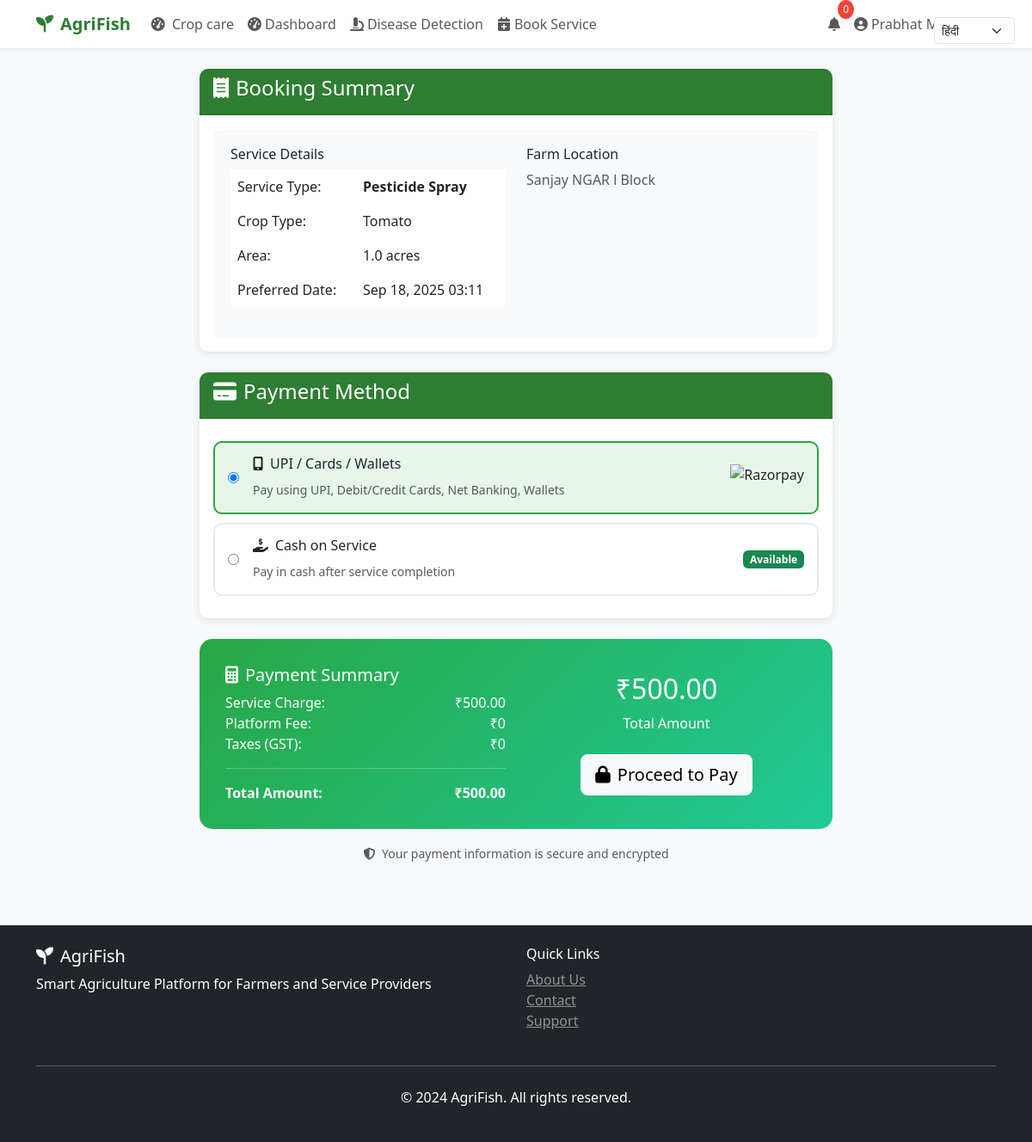
The app's page /booking/payment/2/ (signed in) with its own data.
### core/models.py (models this page shows, shortened)
class ServiceBooking(models.Model):
    STATUS_CHOICES = [
        ('pending', 'Pending'),
        ('accepted', 'Accepted'),
        ('in_progress', 'In Progress'),
        ('completed', 'Completed'),
        ('cancelled', 'Cancelled'),
    ]
    PAYMENT_STATUS = [
        ('pending', 'Pending'),
        ('paid', 'Paid'),
        ('refunded', 'Refunded'),
    ]
    URGENCY_LEVELS = [
        ('routine', 'Routine'),
        ('within_week', 'Within Week'),
        ('immediate', 'Immediate'),
    ]
    booking_id = models.UUIDField(default=uuid.uuid4, unique=True)
    farmer = models.ForeignKey(UserProfile, on_delete=models.CASCADE, related_name='farmer_bookings')
    worker = models.ForeignKey(UserProfile, on_delete=models.CASCADE, related_name='worker_bookings', null=True, blank=True)
    service_type = models.CharField(max_length=100, default='Pesticide Spray')
    crop_type = models.CharField(max_length=100)
    area_acres = models.FloatField(validators=[MinValueValidator(0.1)])
    disease_detection = models.ForeignKey(CropDiseaseDetection, on_delete=models.SET_NULL, null=True, blank=True)
    urgency = models.CharField(max_length=20, choices=URGENCY_LEVELS, default='routine')
    farm_latitude = models.FloatField()
    farm_longitude = models.FloatField()
    farm_address = models.TextField()
    preferred_date = models.DateTimeField()
    status = models.CharField(max_length=15, choices=STATUS_CHOICES, default='pending')
    notes = models.TextField(blank=True)
    estimated_cost = models.DecimalField(max_digits=10, decimal_places=2)
    final_cost = models.DecimalField(max_digits=10, decimal_places=2, null=True, blank=True)
    payment_status = models.CharField(max_length=10, choices=PAYMENT_STATUS, default='pending')
    razorpay_order_id = models.CharField(max_length=100, null=True, blank=True)
    razorpay_payment_id = models.CharField(max_length=100, null=True, blank=True)
    work_started_at = models.DateTimeField(null=True, blank=True)
    work_completed_at = models.DateTimeField(null=True, blank=True)
    actual_duration_hours = models.FloatField(null=True, blank=True)
    created_at = models.DateTimeField(auto_now_add=True)
    updated_at = models.DateTimeField(auto_now=True)
    accepted_at = models.DateTimeField(null=True, blank=True)
    completed_at = models.DateTimeField(null=True, blank=True)
    class Meta:
        ordering = ['-created_at']

### core/views.py (the view, shortened to what this page needs)
# urls.py: path('booking/payment/<int:booking_id>/', views.booking_payment, name='booking_payment'),
@login_required
def booking_payment(request, booking_id):
    booking = get_object_or_404(ServiceBooking, id=booking_id, farmer=request.user.userprofile)
    return render(request, 'farmer/booking_payment.html', {'booking': booking ,  'razorpay_key_id' : settings.RAZORPAY_KEY_ID, })

### templates/farmer/booking_payment.html (shortened to what this page needs)
{% extends 'base.html' %}
{% block content %}
<div class="container py-4">
    <div class="row justify-content-center">
        <div class="col-md-8">
            <div class="card mb-4">
                <div class="card-header">
                    <h4><i class="fas fa-receipt me-2"></i>Booking Summary</h4>
                </div>
                <div class="card-body">
                    <div class="booking-summary">
                        <div class="row">
                            <div class="col-md-6">
                                <h6>Service Details</h6>
                                <table class="table table-borderless">
                                    <tr>
                                        <td>Service Type:</td>
                                        <td><strong>{{ booking.service_type }}</strong></td>
                                    </tr>
                                    <tr>
                                        <td>Crop Type:</td>
                                        <td>{{ booking.crop_type|title }}</td>
                                    </tr>
                                    <tr>
                                        <td>Area:</td>
                                        <td>{{ booking.area_acres }} acres</td>
                                    </tr>
                                    <tr>
                                        <td>Preferred Date:</td>
                                        <td>{{ booking.preferred_date|date:"M d, Y H:i" }}</td>
                                    </tr>
                                </table>
                            </div>
                            <div class="col-md-6">
                                <h6>Farm Location</h6>
                                <p class="text-muted">{{ booking.farm_address|truncatechars:100 }}</p>
                            </div>
                        </div>
                    </div>
                </div>
            </div>
            <div class="card">
                <div class="card-header">
                    <h4><i class="fas fa-credit-card me-2"></i>Payment Method</h4>
                </div>
                <div class="card-body">
                    <form id="paymentForm">
                        <div class="payment-method active" data-method="razorpay">
                            <div class="d-flex align-items-center">
                                <input type="radio" name="payment_method" value="razorpay" checked class="me-3">
                                <div class="flex-grow-1">
                                    <h6><i class="fas fa-mobile-alt me-2"></i>UPI / Cards / Wallets</h6>
                                    <small class="text-muted">Pay using UPI, Debit/Credit Cards, Net Banking, Wallets</small>
                                </div>
                                <img src="https://razorpay.com/assets/razorpay-logo.svg" alt="Razorpay" height="30">
                            </div>
                        </div>
                        <div class="payment-method" data-method="cod">
                            <div class="d-flex align-items-center">
                                <input type="radio" name="payment_method" value="cod" class="me-3">
                                <div class="flex-grow-1">
                                    <h6><i class="fas fa-hand-holding-usd me-2"></i>Cash on Service</h6>
                                    <small class="text-muted">Pay in cash after service completion</small>
                                </div>
                                <span class="badge bg-success">Available</span>
                            </div>
                        </div>
                    </form>
                </div>
            </div>
            <div class="payment-card mt-4">
                {% load math_extras %}
                <div class="row align-items-center">
                    <div class="col-md-6">
                        <h5><i class="fas fa-calculator me-2"></i>Payment Summary</h5>
                        <div class="d-flex justify-content-between">
                            <span>Service Charge:</span>
                            <span>₹{{ booking.estimated_cost }}</span>
                        </div>
                        <div class="d-flex justify-content-between">
                            <span>Platform Fee:</span>
                            <span>₹0</span>
                        </div>
                        <div class="d-flex justify-content-between">
                            <span>Taxes (GST):</span>
                            <span>₹0</span>
                        </div>
                        <hr>
                        <div class="d-flex justify-content-between">
                            <strong>Total Amount:</strong>
                            <strong>₹{{ booking.estimated_cost }}</strong>
                        </div>
                    </div>
                    <div class="col-md-6 text-center">
                        <h2>₹{{ booking.estimated_cost }}</h2>
                        <p class="mb-0">Total Amount</p>
                        <div class="mt-4">
                            <button type="button" class="btn btn-light btn-lg" id="proceedPayment">
                                <i class="fas fa-lock me-2"></i>Proceed to Pay
                            </button>
                        </div>
                    </div>
                </div>
            </div>
            <div class="text-center mt-3">
                <small class="text-muted">
                    <i class="fas fa-shield-alt me-1"></i>
                    Your payment information is secure and encrypted
                </small>
            </div>
        </div>
    </div>
</div>
{% endblock %}

### templates/base.html (shortened to what this page needs)
<!DOCTYPE html>
<html lang="en">
<head>
    <link href="https://cdnjs.cloudflare.com/ajax/libs/bootstrap/5.3.0/css/bootstrap.min.css" rel="stylesheet">
    <link href="https://cdnjs.cloudflare.com/ajax/libs/font-awesome/6.4.0/css/all.min.css" rel="stylesheet">
</head>
<body>
    <div class="language-selector">
        <select id="languageSelect" class="form-select form-select-sm">
            <option value="hi">हिंदी</option>
        </select>
    </div>
    <nav class="navbar navbar-expand-lg navbar-light bg-white shadow-sm">
        <div class="container">
            <a class="navbar-brand" href="{% url 'home' %}">
                <i class="fas fa-seedling me-2"></i>AgriFish
            </a>
            <div class="collapse navbar-collapse" id="navbarNav">
                <ul class="navbar-nav me-auto">
                    <li class="nav-item">
                                <a class="nav-link" href=" http://172.28.29.134:1020/">
                                    <i class="fas fa-tachometer-alt me-1"></i> Crop care
                                </a>
                            </li>
                    {% if user.is_authenticated %}
                        {% if user.userprofile.user_type == 'farmer' %}
                            <li class="nav-item">
                                <a class="nav-link" href="{% url 'farmer_dashboard' %}">
                                    <i class="fas fa-tachometer-alt me-1"></i>Dashboard
                                </a>
                            </li>
                            <li class="nav-item">
                                <a class="nav-link" href="{% url 'disease_detection' %}">
                                    <i class="fas fa-microscope me-1"></i>Disease Detection
                                </a>
                            </li>
                            <li class="nav-item">
                                <a class="nav-link" href="{% url 'book_service' %}">
                                    <i class="fas fa-calendar-plus me-1"></i>Book Service
                                </a>
                            </li>
                        {% elif user.userprofile.user_type == 'worker' %}
                            <li class="nav-item">
                                <a class="nav-link" href="{% url 'worker_dashboard' %}">
                                    <i class="fas fa-tachometer-alt me-1"></i>Dashboard
                                </a>
                            </li>
                        {% endif %}
                    {% endif %}
                </ul>
                <ul class="navbar-nav">
                    {% if user.is_authenticated %}
                        <li class="nav-item dropdown">
                            <a class="nav-link position-relative" href="{% url 'notifications' %}">
                                <i class="fas fa-bell"></i>
                                <span class="notification-badge" id="notificationCount" style="display: none;">0</span>
                            </a>
                        </li>
                        <li class="nav-item dropdown">
                            <a class="nav-link dropdown-toggle" href="#" id="navbarDropdown" role="button" data-bs-toggle="dropdown">
                                <i class="fas fa-user-circle me-1"></i>{{ user.get_full_name|default:user.username }}
                            </a>
                        </li>
                    {% endif %}
                </ul>
            </div>
        </div>
    </nav>
    <main>
        {% block content %}{% endblock %}
    </main>
    <footer class="bg-dark text-white py-4 mt-5">
        <div class="container">
            <div class="row">
                <div class="col-md-6">
                    <h5><i class="fas fa-seedling me-2"></i>AgriFish</h5>
                    <p>Smart Agriculture Platform for Farmers and Service Providers</p>
                </div>
                <div class="col-md-6">
                    <h6>Quick Links</h6>
                    <ul class="list-unstyled">
                        <li><a href="#" class="text-white-50">About Us</a></li>
                        <li><a href="#" class="text-white-50">Contact</a></li>
                        <li><a href="{% url 'chat_interface' %}" class="text-white-50">Support</a></li>
                    </ul>
                </div>
            </div>
            <hr class="my-4">
            <div class="text-center">
                <p>&copy; 2024 AgriFish. All rights reserved.</p>
            </div>
        </div>
    </footer>
</body>
</html>

### templates/base.html (style rules this page uses)
:root { --primary-color: #2E7D32; --secondary-color: #4CAF50; --accent-color: #8BC34A; --warning-color: #FF9800; --danger-color: #F44336; }
body { font-family: 'Segoe UI', Tahoma, Geneva, Verdana, sans-serif; background-color: #f8f9fa; }
.navbar-brand { font-weight: bold; color: var(--primary-color) !important; }
.card { box-shadow: 0 2px 10px rgba(0,0,0,0.1); border: none; border-radius: 10px; }
.card-header { background-color: var(--primary-color); color: white; border-radius: 10px 10px 0 0 !important; }
.notification-badge { position: absolute; top: -8px; right: -8px; background-color: var(--danger-color); color: white; border-radius: 50%; padding: 2px 6px; font-size: 0.75rem; }
.language-selector { position: fixed; top: 20px; right: 20px; z-index: 1050; }

### templates/farmer/booking_payment.html (style rules this page uses)
.payment-card { background: linear-gradient(135deg, #28a745, #20c997); color: white; border-radius: 15px; padding: 30px; }
.booking-summary { background: #f8f9fa; border-radius: 10px; padding: 20px; }
.payment-method { border: 2px solid #e9ecef; border-radius: 10px; padding: 15px; margin: 10px 0; cursor: pointer; transition: all 0.3s ease; }
.payment-method:hover, .payment-method.active { border-color: #28a745; background-color: #e8f5e9; }

### records on screen
ServiceBooking: service_type "Pesticide Spray", crop_type "Tomato", area_acres "1.0", preferred_date "Sep 18, 2025 03:11", farm_address "Sanjay NGAR l Block", estimated_cost "500.00"

### other values on screen
{{ user.get_full_name|default:user.username }} "Prabhat Maurya"
